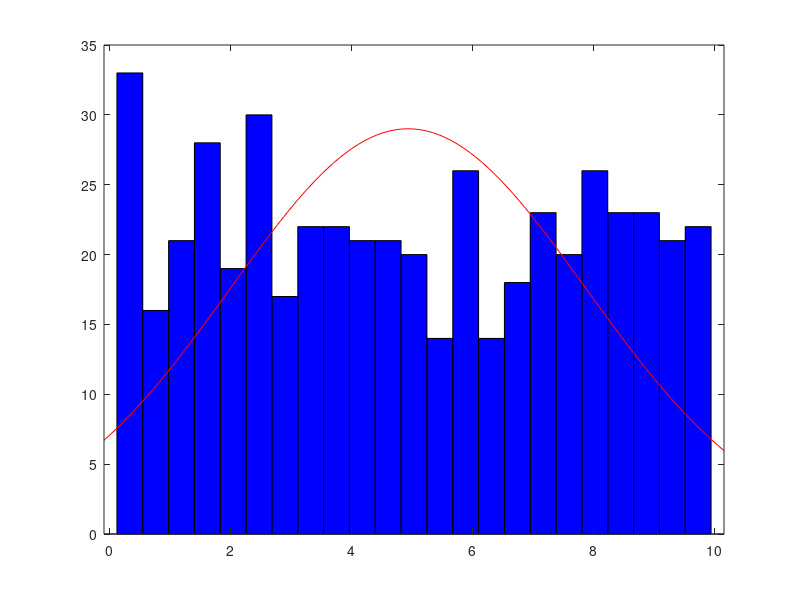
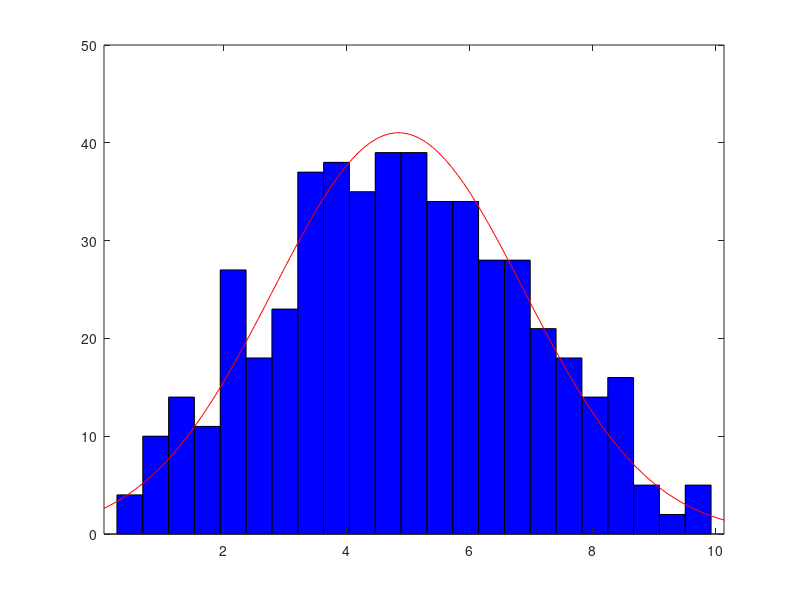
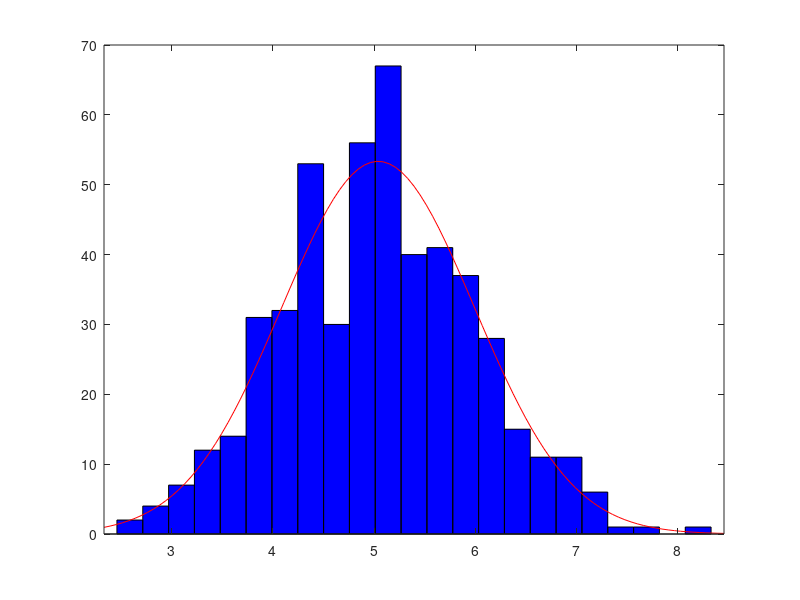
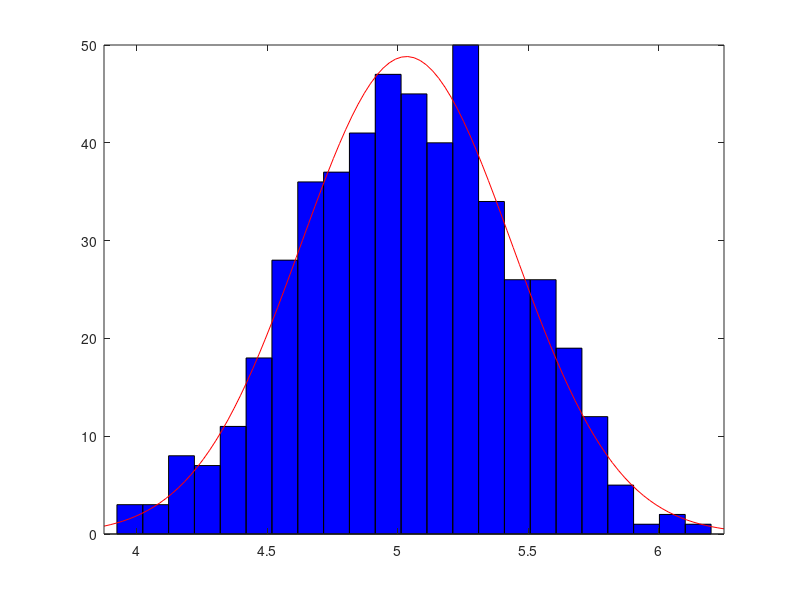

MATLAB code to generate these figures, in order:
%% Exercise 3
clear;clc; close all;

n=[1,2,10,50]; ns = 500;

for i=1:length(n)
    x = unifrnd(0,10,[n(i),ns]); % interval [0,10]
    %x = 0 + (10-0).*rand(ns,1); % Alternative
 
    % Calculate the mean of each sample
    Xbar = mean(x);
    if n(i)<2, Xbar = x; end
    figure;
    histfit(Xbar); % Plot histogram with superimposed Normal
end
